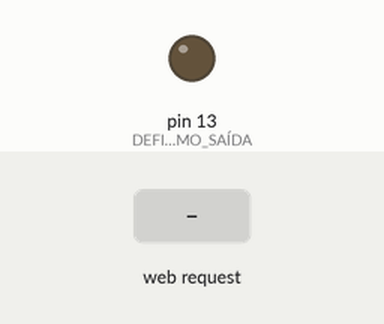
A sketch run on a simulated Arduino Uno, built for the host (arithmetic inside an expression is 32-bit, double 64-bit). Parts: output pins drawn as LEDs (lit = HIGH). Inputs (shaded band) come from the test bench.

Above: at 1.2 s.
1.3 s: HTTP request GET /?ledParam=1 received
At 2.7 s:
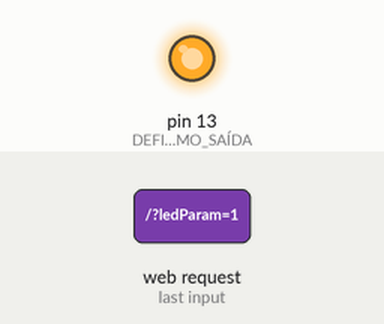
Timing chart, 0 to 4.3 s (numbered marks = the images above; inputs shaded):
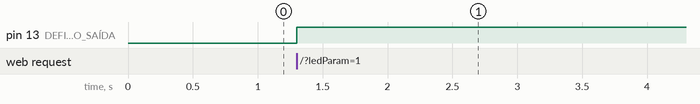

The sketch:

web.ino
```cpp
#include <SPI.h> //INCLUSÃO DE BIBLIOTECA
#include <Ethernet.h> //INCLUSÃO DE BIBLIOTECA

byte mac[] = {0xDE, 0xAD, 0xBE, 0xEF, 0xFE, 0xED}; //ATRIBUIÇÃO DE ENDEREÇO MAC AO ETHERNET SHIELD W5100
byte ip[] = {192, 168, 0, 177}; //COLOQUE UMA FAIXA DE IP DISPONÍVEL DO SEU ROTEADOR. EX: 192.168.1.110  **** ISSO VARIA, NO MEU CASO É: 192.168.0.175
byte gateway[] = {192, 168, 0, 1}; //GATEWAY DE CONEXÃO (ALTERE PARA O GATEWAY DO SEU ROTEADOR)
byte subnet[] = {255, 255, 0, 0}; //MASCARA DE REDE (ALTERE PARA A SUA MÁSCARA DE REDE)
EthernetServer server(80); //PORTA EM QUE A CONEXÃO SERÁ FEITA (80 É A PORTA PADRÃO DO HTTP; OS NAVEGADORES BLOQUEIAM A 23)

String readString = ""; //VARIÁVEL PARA BUSCAR DADOS NO ENDEREÇO (URL). COMEÇA VAZIA: String(30) CRIARIA O TEXTO "30"
int status = 0; //DECLARAÇÃO DE VARIÁVEL DO TIPO INTEIRA(SERÁ RESPONSÁVEL POR VERIFICAR O STATUS ATUAL DO LED)

void setup(){
  Ethernet.begin(mac, ip, gateway, subnet); //PASSA OS PARÂMETROS PARA A FUNÇÃO QUE VAI FAZER A CONEXÃO COM A REDE
  server.begin(); //INICIA O SERVIDOR PARA RECEBER DADOS NA PORTA 80
  pinMode(LED_BUILTIN, OUTPUT); //DEFINE O LED COMO SAÍDA
  digitalWrite(LED_BUILTIN, LOW); //LED INICIA DESLIGADO
  }

void loop()
{
  EthernetClient client = server.available(); //CRIA UMA CONEXÃO COM O CLIENTE
  if(client) //SE EXISTE CLIENTE, FAZ
  {
    while(client.connected()) //ENQUANTO EXISTIR CLIENTE CONECTADO, FAZ
    {
      if(client.available())//SE O CLIENTE ESTÁ HABILITADO, FAZ (Retorna o número de bytes disponíveis para leitura)
      {
        char c = client.read(); //LÊ CARACTERE A CARACTERE DA REQUISIÇÃO HTTP

        if(readString.length() < 100) //SE O ARRAY FOR MENOR QUE 100, FAZ
        {
          readString += c; // "readstring" VAI RECEBER OS CARACTERES LIDO
        }
        if(c == '\n')  //SE ENCONTRAR "\n" É O FINAL DO CABEÇALHO DA REQUISIÇÃO HTTP
        {
            if (readString.indexOf("?") <0)
            { //SE ENCONTRAR O CARACTER "?", FAZ
            }
            else //SENÃO,FAZ
            if(readString.indexOf("ledParam=1") > 0) //SE ENCONTRAR O PARÂMETRO "ledParam=1", FAZ
            {
               digitalWrite(LED_BUILTIN, HIGH); //LIGA O LED
               status = 1; //VARIÁVEL RECEBE VALOR 1(SIGNIFICA QUE O LED ESTÁ LIGADO)
             }
             else   //SENÃO, FAZ
             {
               digitalWrite(LED_BUILTIN, LOW); //DESLIGA O LED
               status = 0; //VARIÁVEL RECEBE VALOR 0(SIGNIFICA QUE O LED ESTÁ DESLIGADO)
             }

               client.println("HTTP/1.1 200 OK"); //ESCREVE PARA O CLIENTE A VERSÃO DO HTTP
               client.println("Content-Type: text/html"); //ESCREVE PARA O CLIENTE O TIPO DE CONTEÚDO(texto/html)
               client.println("");
               client.println("<!DOCTYPE HTML>"); //INFORMA AO NAVEGADOR A ESPECIFICAÇÃO DO HTML
               client.println("<html>"); //ABRE A TAG "html"
               client.println("<head>"); //ABRE A TAG "head"
               client.println("<link rel='icon' type='image/png' href='https://blogmasterwalkershop.com.br/arquivos/artigos/sub_wifi/logo_mws.png'/>"); //DEFINIÇÃO DO ICONE DA PÁGINA
               client.println("<title>MasterWalker Shop - Controle de Led via Web server</title>"); //ESCREVE O TEXTO NA PÁGINA
               client.println("</head>"); //FECHA A TAG "head"
               client.println("<body style=background-color:#ADD8E6>"); //DEFINE A COR DE FUNDO DA PÁGINA
               client.println("<center><font color='blue'><h1>MASTERWALKER SHOP</font></center></h1>"); //ESCREVE "MASTERWALKER SHOP" EM COR AZUL NA PÁGINA
               client.println("<h1><center>CONTROLE DE LED</center></h1>"); //ESCREVE "CONTROLE DE LED" NA PÁGINA

              if(status == 1)
              { //SE VARIÁVEL FOR IGUAL A 1, FAZ A LINHA ABAIXO CRIA UM FORMULÁRIO CONTENDO UMA ENTRADA INVISÍVEL(hidden) COM O PARÂMETRO DA URL E CRIA UM BOTÃO APAGAR (CASO O LED ESTEJA LIGADO)
                client.println("<center><form method=get name=LED><input type=hidden name=ledParam value=0 /><input type=submit value=APAGAR></form></center>");
              }
              else{ //SENÃO, FAZ A LINHA ABAIXO CRIA UM FORMULÁRIO CONTENDO UMA ENTRADA INVISÍVEL(hidden) COM O PARÂMETRO DA URL E CRIA UM BOTÃO ACENDER (CASO O LED ESTEJA DESLIGADO)
                client.println("<center><form method=get name=LED><input type=hidden name=ledParam value=1 /><input type=submit value=ACENDER></form></center>");
              }
              client.println("<center><font size='5'>Status atual do LED: </center>"); //ESCREVE "Status atual do LED:" NA PÁGINA
              if(status == 1) //SE VARIÁVEL FOR IGUAL A 1, FAZ
              {
                client.println("<center><font color='green' size='5'>LIGADO</center>"); //ESCREVE "LIGADO" EM COR VERDE NA PÁGINA
              }
              else
              {
                client.println("<center><font color='red' size='5'>DESLIGADO</center>"); //ESCREVE "DESLIGADO" EM COR VERMELHA NA PÁGINA
              }

              client.println("<hr/>"); //TAG HTML QUE CRIA UMA LINHA HORIZONTAL NA PÁGINA
              client.println("<hr/>"); //TAG HTML QUE CRIA UMA LINHA HORIZONTAL NA PÁGINA
              client.println("</body>"); //FECHA A TAG "body"
              client.println("</html>"); //FECHA A TAG "html"
              readString=""; //A VARIÁVEL É REINICIALIZADA
              client.stop(); //FINALIZA A REQUISIÇÃO HTTP E DESCONECTA O CLIENTE
              }
            }
      }
  }
}
```

Measured:
- after the input at 1.3 s, pin 13 (DEFINE_O_LED_COMO_SAÍDA): LOW → HIGH at once
